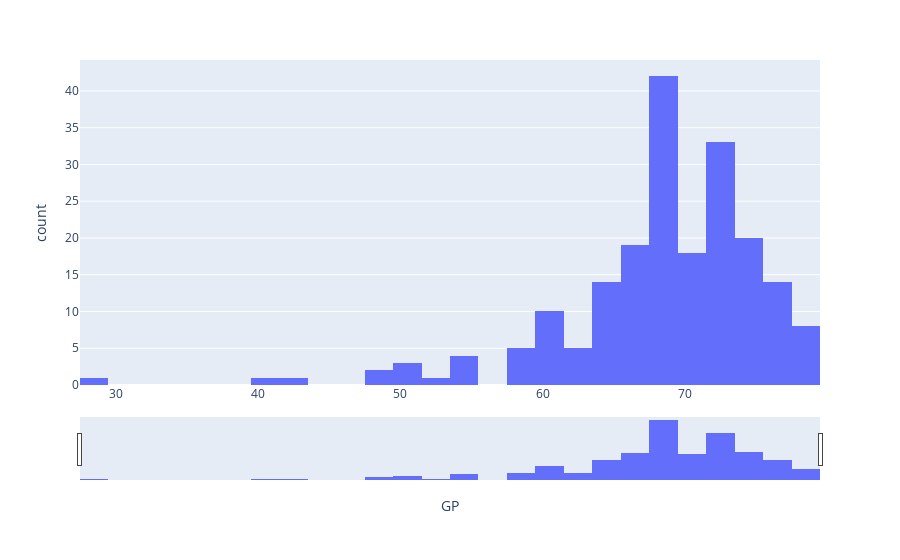

Write notebook code for a chart like this one.
### Code cell
fig = px.histogram(df, x="GP")
fig.update_layout(
    xaxis = dict(
        rangeslider = dict(
            visible = True,
            autorange = True
        )
    )
)
fig.show()

### Figure 1 — Plotly figure (JSON) as saved in the notebook; plotly's stock layout.template omitted (floating-point values rounded to 4 significant figures; data arrays with more than 128 entries replaced by an {"elided": "..."} marker saying what was removed)
{"data": [{"alignmentgroup": "True", "bingroup": "x", "hovertemplate": "GP=%{x}<br>count=%{y}<extra></extra>", "legendgroup": "", "marker": {"color": "#636efa", "pattern": {"shape": ""}}, "name": "", "offsetgroup": "", "orientation": "v", "showlegend": false, "type": "histogram", "x": {"elided": "201 int values"}, "xaxis": "x", "yaxis": "y"}], "layout": {"barmode": "relative", "legend": {"tracegroupgap": 0}, "margin": {"t": 60}, "xaxis": {"anchor": "y", "domain": [0, 1], "rangeslider": {"autorange": true, "visible": true}, "title": {"text": "GP"}}, "yaxis": {"anchor": "x", "domain": [0, 1], "title": {"text": "count"}}}}
